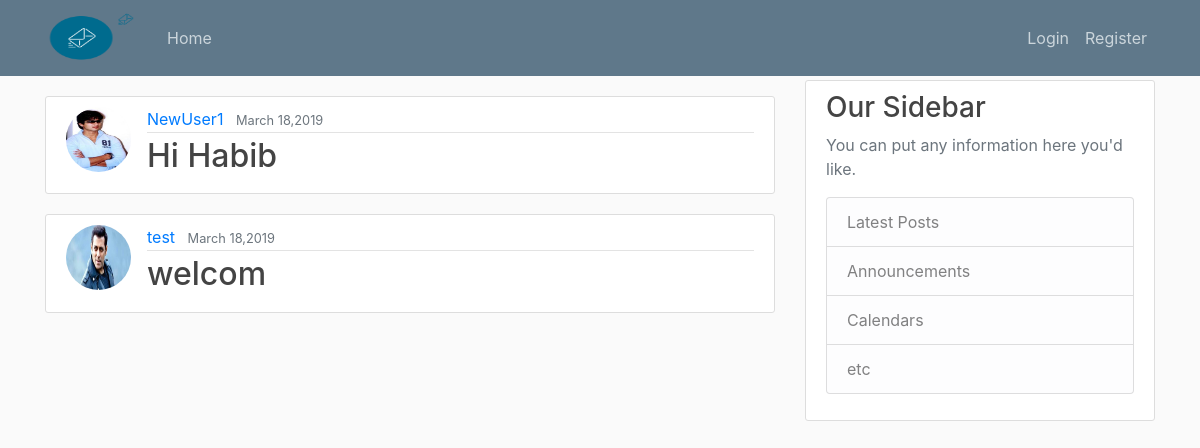
The page / on the database its author committed.
### emailapp/models.py (models this page shows, shortened)
class EMailCompose(models.Model):
    email = models.EmailField()
    cc = models.EmailField(default="")
    bcc = models.EmailField(default="")
    subject = models.CharField(max_length=60)
    author = models.ForeignKey(User, on_delete=models.CASCADE,related_name='user')
    date_sented = models.DateTimeField(null=True,blank=True)
    attach = models.FileField(upload_to='email_file',default='default.csv')
    message = models.TextField()

### users/models.py (models this page shows, shortened)
class Profile(models.Model):
    user = models.OneToOneField(User,on_delete=models.CASCADE)
    image = models.ImageField(default='default.jpg',upload_to='profile_pics')

### emailapp/views.py (the view)
# urls.py: url(r'^$',views.EmailListView.as_view(),name='mail-list'),
class EmailListView(ListView):
    model = EMailCompose
    template_name = 'emailapp/mail_list.html' #<app>/<model>_<viewtype>.html
    context_object_name = 'email'
    ordering = ['-date_sented']

### emailapp/templates/emailapp/mail_list.html (shortened to what this page needs)
{% extends "emailapp/base.html" %}
{% block content %}
        {% for mail in email %}
           <article class="media content-section">
           <img class="rounded-circle article-img" src="{{ mail.author.profile.image.url }}">
              <div class="media-body">
                <div class="article-metadata">
                  <a class="mr-2" href="{% url 'mail-detail' mail.author.username %}">{{ mail.author }}</a>
                  <small class="text-muted">{{ mail.date_sented|date:"F d,Y"}}</small>
                </div>
                <h2><a class="article-title" href="{% url 'mail-detail' mail.pk %}">{{ mail.subject }}</a></h2>
              </div>
            </article>
        {% endfor %}
{% endblock %}

### emailapp/templates/emailapp/base.html (shortened to what this page needs)
{% load static %}
<!DOCTYPE html>
<html lang="en">
<head>
    <link rel="stylesheet" href="https://stackpath.bootstrapcdn.com/bootstrap/4.3.1/css/bootstrap.min.css">
    <link rel="stylesheet" href="{% static 'emailapp/main.css' %}" type="text/css">
</head>
<body>
    {% include 'emailapp/navbar.html' %}
    <main role="main" class="container">
      <div class="row">
          <div class="col-md-8">
                  {% block content %}
                  {% endblock %}
            </div>
            <div class="col-md-4">
              <div class="content-section">
                <h3>Our Sidebar</h3>
                <p class='text-muted'>You can put any information here you'd like.
                  <ul class="list-group">
                    <li class="list-group-item list-group-item-light">Latest Posts</li>
                    <li class="list-group-item list-group-item-light">Announcements</li>
                    <li class="list-group-item list-group-item-light">Calendars</li>
                    <li class="list-group-item list-group-item-light">etc</li>
                  </ul>
                </p>
              </div>
            </div>
          </div>
    </main>
</body>
</html>

### emailapp/templates/emailapp/navbar.html (shortened to what this page needs)
{% load static %}
<header class="site-header">
  <nav class="navbar navbar-expand-md navbar-dark bg-steel fixed-top">
    <div class="container">
      <a class="navbar-brand mr-4" href="{% url 'mail-list' %}">
          <img src="{% static 'emailapp/image/logo2.png' %}" height="50px" width="90px">
      </a>
      <div class="collapse navbar-collapse" id="navbarToggle">
        <div class="navbar-nav mr-auto">
          <a class="nav-item nav-link" href="{% url 'mail-list' %}">Home</a>
        </div>
        <div class="navbar-nav">
            {% if user.is_authenticated %}
                <a class="nav-item nav-link" href="{% url 'mail-create' %}">New Mail</a>
                <a class="nav-item nav-link" href="{% url 'users:profile' %}">Profile</a>
                <a class="nav-item nav-link" href="{% url 'users:logout' %}">Logout</a>
                <a class="nav-item nav-link" href="{% url 'users:profile' %}">
                <span class="caret"> &nbspHi {{request.user|title}}</span></a>
            {% else %}
              <a class="nav-item nav-link" href="{% url 'users:login' %}">Login</a>
              <a class="nav-item nav-link" href="{% url 'users:register' %}">Register</a>
            {% endif %}
        </div>
      </div>
    </div>
  </nav>
</header>

### emailapp/static/emailapp/main.css (style rules this page uses)
body { background: #fafafa; color: #333333; margin-top: 5rem; }
h1, h2, h3, h4, h5, h6 { color: #444444; }
ul { margin: 0; }
.bg-steel { background-color: #5f788a; }
.site-header .navbar-nav .nav-link { color: #cbd5db; }
.content-section { background: #ffffff; padding: 10px 20px; border: 1px solid #dddddd; border-radius: 3px; margin-bottom: 20px; }
.article-title { color: #444444; }
.article-img { height: 65px; width: 65px; margin-right: 16px; }
.article-metadata { padding-bottom: 1px; margin-bottom: 4px; border-bottom: 1px solid #e3e3e3 }

### rows shown on the page
EMailCompose: author.profile.image (picture), author "NewUser1", date_sented "March 18,2019", subject "Hi Habib"
EMailCompose: author.profile.image (picture), author "test", date_sented "March 18,2019", subject "welcom"
